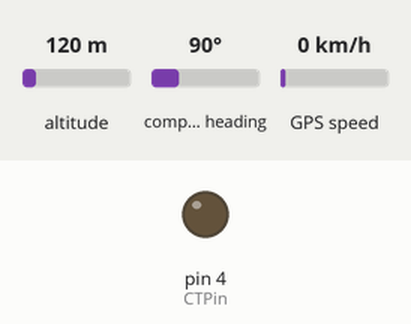
Simulated run of this sketch. Board: Arduino Uno, built with avr-gcc and run on an emulated ATmega328P. On the bench: output pins drawn as LEDs (lit = HIGH). The inputs (shaded band) are chosen by the test bench; at power-on: altitude 120 m, compass heading 90°, GPS speed 0 km/h. The GPS gets a fix after 3 s at 37.7749, -122.4194 with 8 satellites; the modem accepts every AT command (registered, SIM ready, sends succeed) and sends nothing else; what the sketch prints to the serial monitor is not drawn.

Above: at 6.2 s.
At 11.6 s:
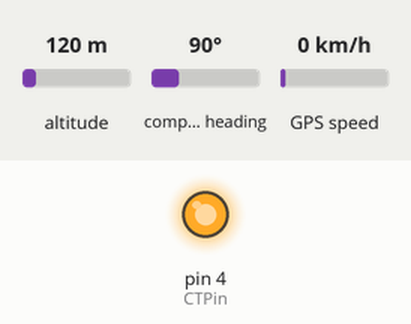
Timing chart, 0 to 17.5 s (numbered marks = the images above):
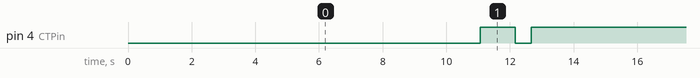

The sketch:

gps.ino
```cpp
#include <TinyGPS++.h>
#include <SoftwareSerial.h>

static const int RXPin = 2, TXPin = 3, CTPin = 4;
static const uint32_t GPSBaud = 4800;

// The TinyGPS++ object
TinyGPSPlus gps;

// The serial connection to the GPS device
SoftwareSerial ss(RXPin, TXPin);
static unsigned long lastTime = 0;
char cc;

void setup()
{
  Serial.begin(GPSBaud);
  ss.begin(1200);
  ss.print(F("Starting"));
  lastTime = millis();

  pinMode(CTPin, OUTPUT);

  ///// setup SIRF III GPS to be more battery friendly ; will work fine without it if device does not support it, but will have drastically reduced battery life.
  byte message3[] = {0xA0, 0xA2, 0x00, 0x18, 0x81, 0x02, 0x01, 0x01, 0x00, 0x01, 0x01, 0x01, 0x05, 0x01, 0x01, 0x01, 0x00, 0x01, 0x00, 0x01, 0x00, 0x01, 0x00, 0x01, 0x00, 0x01, 0x12, 0xC0, 0x01, 0x67, 0xB0, 0xB3 }; //0xA0A200188102010100010101050101010001000100010001000112C00167B0B3
  Serial.write(message3, sizeof(message3));
  delay(500);
  Serial.write("$PSRF100,0,4800,8,1,0*0F\r\n");
  delay(500);
  byte message1[] = {0xA0, 0xA2, 0x00, 0x09, 0x97, 0x00, 0x01, 0x00, 0x0A, 0x00, 0x00, 0x00, 0xC8, 0x01, 0x6A, 0xB0, 0xB3 }; // 0xA0A20009970001000A000000C8016AB0B3
  Serial.write(message1, sizeof(message1));
  // set device to undergo a power saving 180 second interval
  byte message2[] = {0xA0, 0xA2, 0x00, 0x0F, 0xA7, 0x00, 0x00, 0x75, 0x30, 0x00, 0x04, 0x93, 0xE0, 0x00, 0x00, 0x00, 0xB4, 0x00, 0x00, 0x03, 0x77, 0xB0, 0xB3 }; // 0xA0A2000FA700007530000493E0000000B400000377B0B3
  Serial.write(message2, sizeof(message2));
  Serial.write(message3, sizeof(message3));
  delay(500);
  /////
}

void loop()
{
  // This sketch displays information every time a new sentence is correctly encoded.
  if (Serial.available() > 0) {
    if (gps.encode(Serial.read())) {
      if (millis() - lastTime > 10000) { // important to note the FCC guide lines state no less than 10 second intervals
        displayInfo(); // http://www.edn.com/electronics-blogs/eye-on-iot-/4437311/Using-433-MHz-for-wireless-connectivity-in-the-Internet-of-Things
        lastTime = millis();
      }
    }
  } else if (millis() - lastTime > 30000) { // assuming each transmission might be up to a second, but likely a fractional second,  we're going to play it safe and make most transmissions 30 intervals; FCC
    displayInfo();
    lastTime = millis();
  } else {
    delay(250);
  }
}

void displayInfo()
{
  // brings transmitter out of sleep mode
  digitalWrite(4, LOW); // enter AT command mode ; wake up from sleep mode
  delay(250);
  digitalWrite(4, HIGH); // enter transparent mode
  delay(100);

  ss.print(F(":"));
  if (gps.location.isValid())
  {
    ss.print(gps.location.lat(),5);  // 5 decimal place accuracy on degrees; roughly a foot added error
    ss.print(F(","));
    ss.print(gps.location.lng(),5);  // reduced data being sent over connection is less power and elss error
    if (gps.location.age()>300000){  // if older than 5 minutes
      ss.print(F("#"));
      ss.print(gps.location.age()/180000); // how many updates is it behind
    }
  }
  else
  {
    ss.print(F("!"));
    ss.print(cc);
    // maybe its stuck in the wrong mode; change modes if possible
    byte message3[] = {0xA0, 0xA2, 0x00, 0x18, 0x81, 0x02, 0x01, 0x01, 0x00, 0x01, 0x01, 0x01, 0x05, 0x01, 0x01, 0x01, 0x00, 0x01, 0x00, 0x01, 0x00, 0x01, 0x00, 0x01, 0x00, 0x01, 0x12, 0xC0, 0x01, 0x67, 0xB0, 0xB3 }; //0xA0A200188102010100010101050101010001000100010001000112C00167B0B3
    Serial.write(message3, sizeof(message3));
  }
  delay(1000); // just give it time to send

  digitalWrite(4, LOW); // enter AT command mode
  delay(250);
  ss.print(F("AT+SLEEP\r\n")); // set transmitter for sleep mode
  ss.print("AT+SLEEP\r\n"); // set transmitter for sleep mode
  ss.println("AT+SLEEP"); // set transmitter for sleep mode
  delay(250);
  digitalWrite(4, HIGH); // enter transparent mode ; enter sleep mode
  delay(100);

}
```

Measured:
- by itself, pin 4 (CTPin): repeats every 12.3 s: LOW 0.50 s, HIGH 10.5 s, LOW 0.25 s, HIGH 1.1 s
- by itself, everything shown: repeats every 12.3 s, in 4 steps
